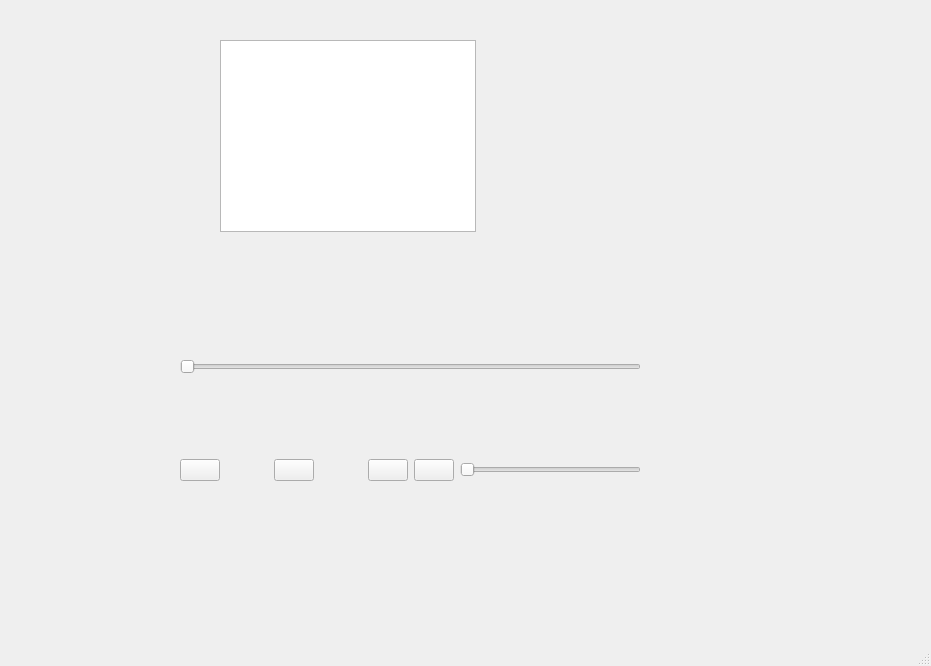
<?xml version="1.0" encoding="UTF-8"?>
<ui version="4.0">
 <class>MainWindow</class>
 <widget class="QMainWindow" name="MainWindow">
  <property name="geometry">
   <rect>
    <x>0</x>
    <y>0</y>
    <width>931</width>
    <height>666</height>
   </rect>
  </property>
  <property name="windowTitle">
   <string>MainWindow</string>
  </property>
  <widget class="QWidget" name="centralwidget">
   <widget class="QGraphicsView" name="graphicsView">
    <property name="geometry">
     <rect>
      <x>220</x>
      <y>40</y>
      <width>256</width>
      <height>192</height>
     </rect>
    </property>
   </widget>
   <widget class="QWidget" name="">
    <property name="geometry">
     <rect>
      <x>180</x>
      <y>280</y>
      <width>461</width>
      <height>281</height>
     </rect>
    </property>
    <layout class="QVBoxLayout" name="verticalLayout">
     <item>
      <widget class="QSlider" name="sliderPlayPace">
       <property name="orientation">
        <enum>Qt::Horizontal</enum>
       </property>
      </widget>
     </item>
     <item>
      <layout class="QHBoxLayout" name="horizontalLayout_3">
       <item>
        <layout class="QHBoxLayout" name="horizontalLayout">
         <item>
          <widget class="QPushButton" name="btnPrevSong">
           <property name="text">
            <string/>
           </property>
          </widget>
         </item>
         <item>
          <spacer name="horizontalSpacer">
           <property name="orientation">
            <enum>Qt::Horizontal</enum>
           </property>
           <property name="sizeHint" stdset="0">
            <size>
             <width>40</width>
             <height>20</height>
            </size>
           </property>
          </spacer>
         </item>
         <item>
          <widget class="QPushButton" name="btnPause">
           <property name="text">
            <string/>
           </property>
          </widget>
         </item>
         <item>
          <spacer name="horizontalSpacer_2">
           <property name="orientation">
            <enum>Qt::Horizontal</enum>
           </property>
           <property name="sizeHint" stdset="0">
            <size>
             <width>40</width>
             <height>20</height>
            </size>
           </property>
          </spacer>
         </item>
         <item>
          <widget class="QPushButton" name="btnNextSong">
           <property name="text">
            <string/>
           </property>
          </widget>
         </item>
        </layout>
       </item>
       <item>
        <layout class="QHBoxLayout" name="horizontalLayout_2">
         <item>
          <widget class="QPushButton" name="btnMute">
           <property name="text">
            <string/>
           </property>
          </widget>
         </item>
         <item>
          <widget class="QSlider" name="sliderVolume">
           <property name="orientation">
            <enum>Qt::Horizontal</enum>
           </property>
          </widget>
         </item>
        </layout>
       </item>
      </layout>
     </item>
    </layout>
   </widget>
  </widget>
  <widget class="QMenuBar" name="menubar">
   <property name="geometry">
    <rect>
     <x>0</x>
     <y>0</y>
     <width>931</width>
     <height>21</height>
    </rect>
   </property>
  </widget>
  <widget class="QStatusBar" name="statusbar"/>
 </widget>
 <resources/>
 <connections/>
</ui>
